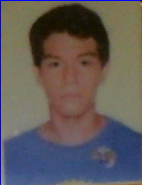
#> input picture cropped_image/cropped_image_0.png, 142 x 185 px; its folder holds 4 pictures in this run
$ python histogram_compare.py
#> lines starting #> are read from the running program, lines starting #| are printed output that depends on the picture
# import the necessary packages
from scipy.spatial import distance as dist
import matplotlib.pyplot as plt
from matplotlib import pyplot
import numpy as np
import glob
import cv2


# initialize the index dictionary to store the image name
# and corresponding histograms and the images dictionary
# to store the images themselves
index = {}
images = {}
colum = 130
rows = 160
num_images = 20
nbins = 400
bins = np.linspace(0, 1, nbins+1)
#num_images
# loop over the image paths
for x in range(0,num_images):
    read_image = cv2.imread('cropped_image/cropped_image_'+str(x)+".png")
#> read_image is the input picture: shape (185, 142, 3); mean B, G, R 89.8, 90.5, 97
    img_prod = cv2.cvtColor(cv2.resize(read_image, (colum, rows)) , cv2.COLOR_BGR2RGB)
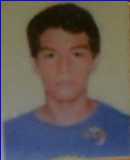
#> img_prod: shape (160, 130, 3); mean R, G, B 96.9, 90.3, 89.8
    images["img"+str(x)+".png"] = img_prod

    # the index
    hist = cv2.calcHist([img_prod], [0, 1, 2], None, [8, 8, 8],
                        [0, 256, 0, 256, 0, 256])

    cv2.normalize(hist, hist)
    hist = hist.flatten()
#> hist = 512 values, max 0.526 at index 218, min 0 at index 1, mean 0.00694
    index["img"+str(x)+".png"] = hist
#> pass 2 of the loop `for x in range(0,num_images):`:
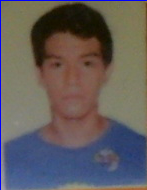
#> input picture cropped_image/cropped_image_1.png, 147 x 190 px
#> read_image is the input picture: shape (190, 147, 3); mean B, G, R 91.8, 92.4, 98.4
#> `img_prod = cv2.cvtColor(cv2.resize(read_image, (colum, rows)) , cv2.CO..`:
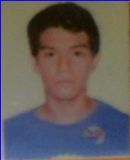
#> img_prod: shape (160, 130, 3); mean R, G, B 98.1, 92.2, 91.8
#> hist = 512 values, max 0.54 at index 218, min 0 at index 1, mean 0.00717
#> (the run stopped early here; a loop or call above may not have finished)
